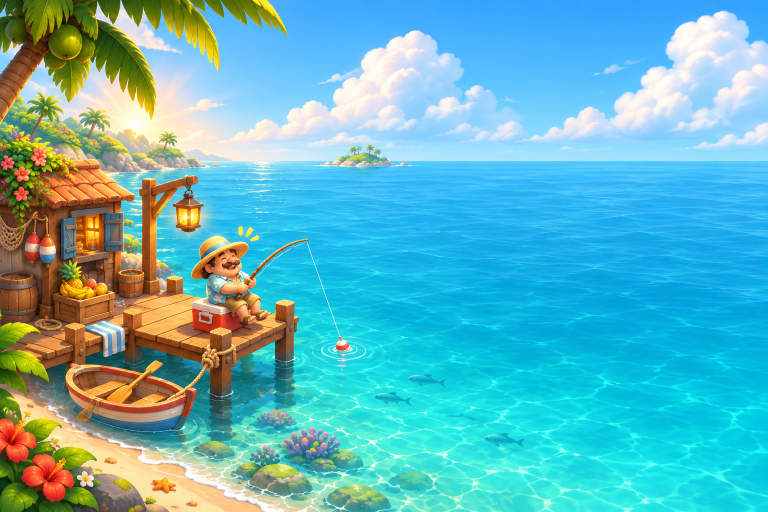
#> input picture tools/art/launcher_source_v2.png, 1536 x 1024 px (shown at 1/2 size)
$ python make_launcher.py
#> lines starting #> are read from the running program, lines starting #| are printed output that depends on the picture; after the words box and inside, x2 and y2 are one past the last pixel; in counts of white or black regions, pixels touching at a corner belong together
"""Title-screen (launcher) art from tools/art/launcher_source_v2.png: the bay picture the owner had made on
2026-11-14 (an image model, 1536x1024, from the prompt in that day's chat). The painting before it is still here as
tools/art/launcher_source_hq.webp (git history has the tool that prepared it).

    python tools/art/make_launcher.py            then: python tools/art/make_brand.py painted, python tools/web_shell.py

Writes
  assets/launcher/launcher_bg.jpg     1920x1080: the 16:9 middle of the picture, enlarged and sharpened a touch
  assets/launcher/launcher_masks.png  480x270: R = open water (shimmer), G = leaves (sway)

The launcher (scripts/vf/vf_launcher.gd) animates the picture with these masks: water shimmer and sparkles, swaying
leaves, bobber ripples, lantern glow, a passing gull and a slow camera drift. The points it needs (the bobber, the
lamps) are fractions of the picture: BOBBER and LANTERNS here are what vf_launcher.gd has. Change them together.
"""
import colorsys
import os

import numpy as np
from PIL import Image, ImageDraw, ImageFilter

ROOT = os.path.abspath(os.path.join(os.path.dirname(__file__), "..", ".."))
SRC = os.path.join(ROOT, "tools", "art", "launcher_source_v2.png")
OUT = os.path.join(ROOT, "assets", "launcher")
W, H = 1920, 1080
TOP = 80                             # rows cut from the top of the 3:2 picture (the rest comes off the bottom)
HORIZON = 0.282                      # sea horizon, as a fraction of the height
BOBBER = (0.4455, 0.7035)
LANTERNS = [(0.2455, 0.4040), (0.1190, 0.4350)]      # the lamp on the post, the lit window
# blue things that aren't water (x0, y0, x1, y1): the hut's shutters and towel, the captain, the boat's stripe
NOT_WATER = [(0.0, 0.28, 0.17, 0.74), (0.25, 0.43, 0.345, 0.64), (0.08, 0.73, 0.265, 0.92)]
# where leaves sway (x0, y0, x1, y1, flowers too): the palm in the corner and its long frond, the bushes bottom left
LEAVES = [(0.0, 0.0, 0.30, 0.125, False), (0.13, 0.0, 0.21, 0.175, False), (0.0, 0.63, 0.075, 0.84, False),
          (0.0, 0.84, 0.115, 1.0, True)]


def background(src: Image.Image) -> Image.Image:
    sw, sh = src.size
#> sw = 1536; sh = 1024
    th = round(sw * 9 / 16)
#> th = 864
    im = src.crop((0, TOP, sw, TOP + th)).resize((W, H), Image.LANCZOS)        # (a 1.25x enlargement)
    return im.filter(ImageFilter.UnsharpMask(radius=1.4, percent=55, threshold=2))


def masks(bg: Image.Image) -> Image.Image:
    mw, mh = 480, 270
    small = np.asarray(bg.resize((mw, mh), Image.LANCZOS)).astype(np.float32) / 255.0
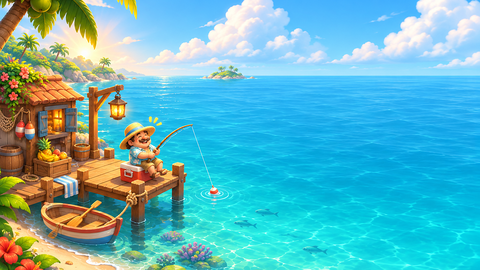
#> small: shape (270, 480, 3) float32; mean R, G, B 0.38, 0.713, 0.754
    water = np.zeros((mh, mw), np.float32)
    leaves = np.zeros((mh, mw), np.float32)
    for y in range(mh):
        fy = y / mh
        for x in range(mw):
            fx = x / mw
            r, g, b = small[y, x]
            h, s, v = colorsys.rgb_to_hsv(r, g, b)
            hue = h * 360
            if fy > HORIZON + 0.012 and 160 <= hue <= 235 and s > 0.28 and v > 0.35:
                if not any(x0 <= fx <= x1 and y0 <= fy <= y1 for x0, y0, x1, y1 in NOT_WATER):
                    water[y, x] = 1.0
            for x0, y0, x1, y1, flowers in LEAVES:
                if x0 <= fx <= x1 and y0 <= fy <= y1 and s > 0.35 and (60 <= hue <= 160 or (flowers and (hue < 25 or hue > 330))):
                    leaves[y, x] = 1.0
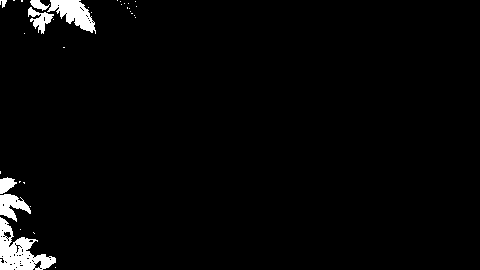
#> leaves: shape (270, 480) float32; values 0 (black) and 1 (white), 2.6% white; 34 white regions (27 under 20 px), largest, box (x1, y1, x2, y2) and area: (0, 217, 56, 270) 1349, (47, 0, 96, 34) 817, (0, 194, 31, 222) 465
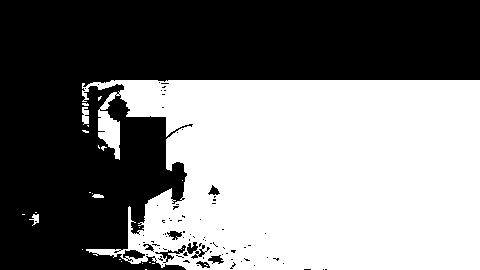
#> water: shape (270, 480) float32; values 0 (black) and 1 (white), 48.7% white; 25 white regions (21 under 20 px), largest, box (x1, y1, x2, y2) and area: (82, 80, 480, 270) 62804, (82, 107, 89, 125) 102, (29, 214, 39, 226) 57, (92, 194, 104, 198) 38
    w = Image.fromarray((water * 255).astype(np.uint8)).filter(ImageFilter.MinFilter(3)).filter(ImageFilter.GaussianBlur(2))
    lv = Image.fromarray((leaves * 255).astype(np.uint8)).filter(ImageFilter.MaxFilter(5)).filter(ImageFilter.GaussianBlur(4))
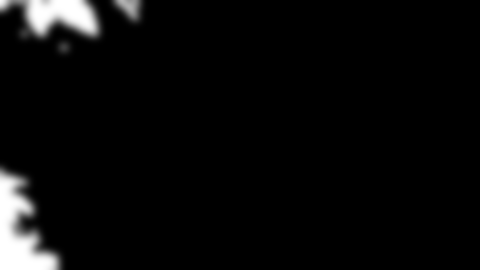
#> lv: PIL image 480x270 L; min 0, max 255, mean 10.4
    # the shimmer fades in from the horizon (far water barely moves)
    ramp = np.clip((np.arange(mh)[:, None] / mh - HORIZON) / 0.25, 0, 1)
    w = Image.fromarray((np.asarray(w).astype(np.float32) * (0.35 + 0.65 * ramp)).astype(np.uint8))
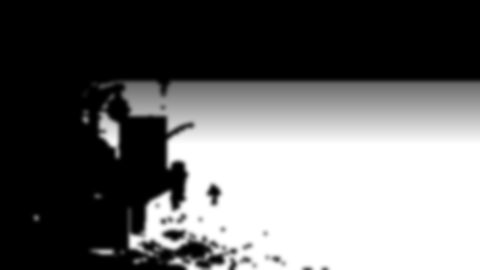
#> w: PIL image 480x270 L; min 0, max 255, mean 104.5
    zero = Image.new("L", (mw, mh), 0)
#> zero: PIL image 480x270 L; every value is 0
    return Image.merge("RGB", (w, lv, zero))
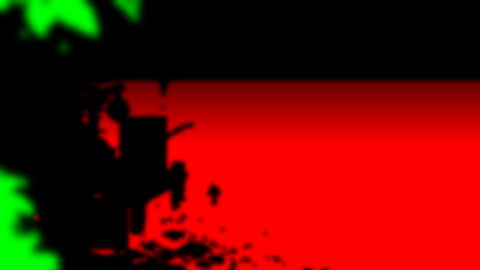
#> returned value: PIL image 480x270 RGB; mean R, G, B 104.5, 10.4, 0


def check(bg: Image.Image, m: Image.Image, path: str) -> None:
    """a look at what the launcher will animate: water tinted red, leaves green, the bobber and the lamps marked"""
#> called with path = 'build/launcher_check.png'
    im = bg.resize((1280, 720), Image.LANCZOS).convert("RGB")
#> im: PIL image 1280x720 RGB
    big = m.resize((1280, 720), Image.BILINEAR)
    r, g, _ = big.split()
    im = Image.composite(Image.new("RGB", im.size, (255, 40, 40)), im, r.point(lambda v: int(v * 0.45)))
    im = Image.composite(Image.new("RGB", im.size, (40, 255, 40)), im, g.point(lambda v: int(v * 0.6)))
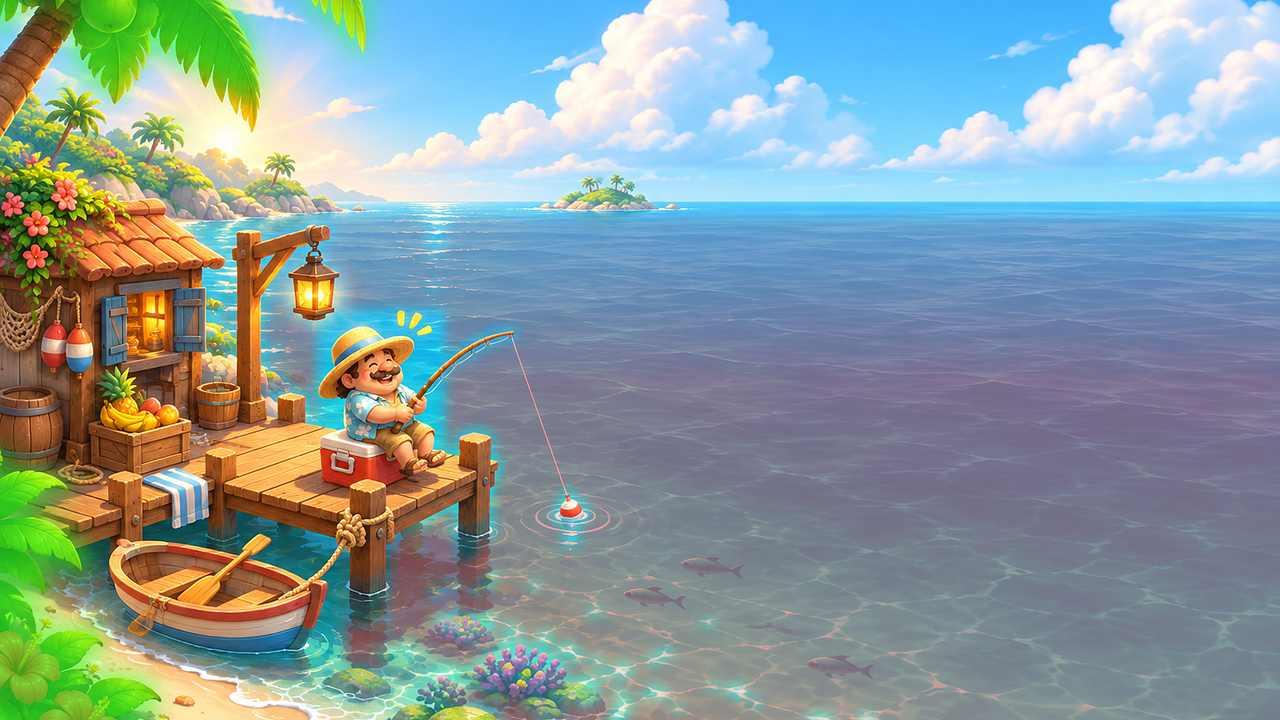
#> im: PIL image 1280x720 RGB; mean R, G, B 136.2, 156.4, 158
    d = ImageDraw.Draw(im)
    for px, py in [BOBBER] + LANTERNS:
        d.ellipse((px * 1280 - 9, py * 720 - 9, px * 1280 + 9, py * 720 + 9), outline=(255, 255, 0), width=3)
    im.save(path)


if __name__ == "__main__":
    os.makedirs(OUT, exist_ok=True)
    bg = background(Image.open(SRC).convert("RGB"))
    bg.save(os.path.join(OUT, "launcher_bg.jpg"), quality=90, optimize=True, progressive=True)
    m = masks(bg)
    m.save(os.path.join(OUT, "launcher_masks.png"), optimize=True)
    os.makedirs(os.path.join(ROOT, "build"), exist_ok=True)
    check(bg, m, os.path.join(ROOT, "build", "launcher_check.png"))
    for n in ["launcher/launcher_bg.jpg", "launcher/launcher_masks.png"]:
        p = os.path.join(ROOT, "assets", n)
        print(n, Image.open(p).size, os.path.getsize(p) // 1024, "KB")
